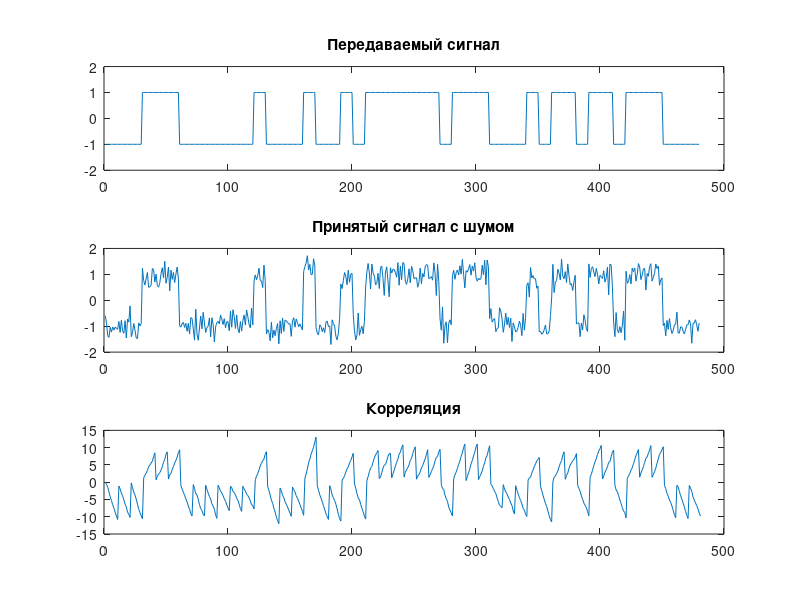
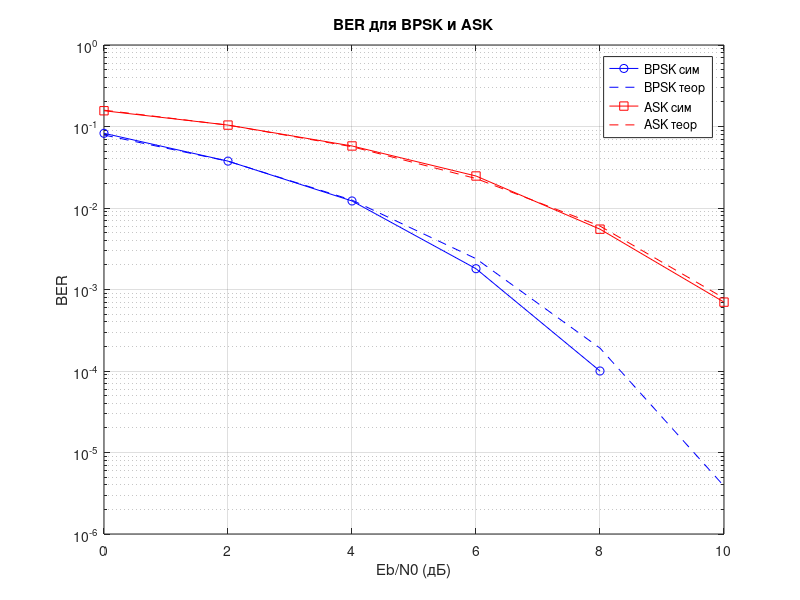
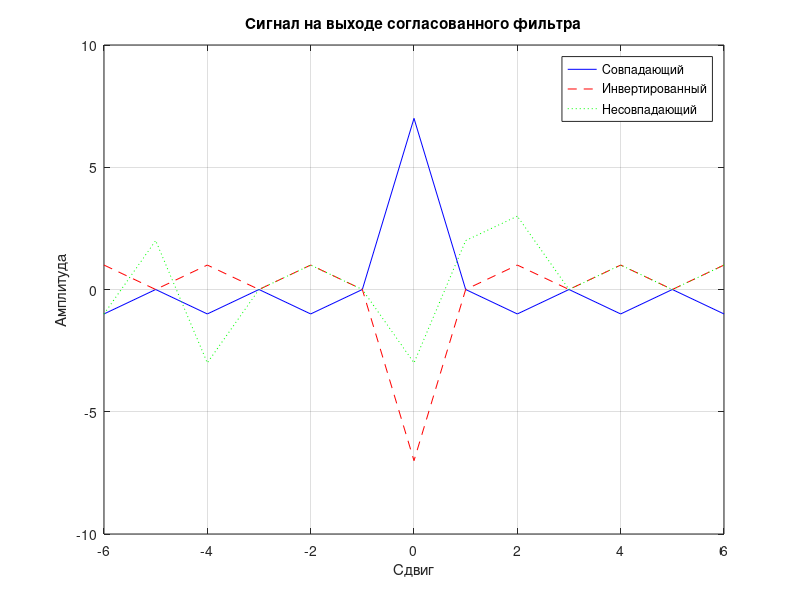
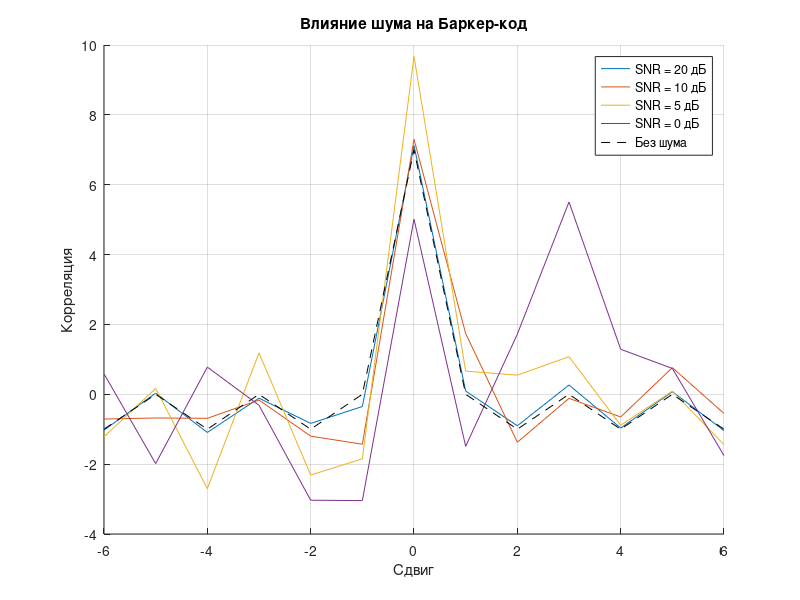

The MATLAB source for these figures, in order:
%% --- ЧАСТЬ 1: BPSK-передача, шум, корреляция и демодуляция ---
numBits = 48;         % Количество битов для передачи
fc = 1000;            % Частота несущей (Гц)
fs = 10000;           % Частота дискретизации (Гц)
T = 1/fs;             % Период дискретизации
Tsym = 1/1000;        % Длительность символа (сек)
sps = Tsym/T;         % Отсчетов на символ
t = 0:T:(numBits/2*Tsym-T); % Временная шкала
SNR = 10;             % Соотношение сигнал/шум

% Генерация случайных данных
data = randi([0 1], 1, numBits);
signal_levels = data .* 2 - 1;

% Формирование сигнала
signal = [];
for i = 1:numBits
    signal = [signal, repelem(signal_levels(i), sps)];
end

% Добавление шума
signal_noisy = awgn(signal, SNR);

% Графики
figure("Position", [100, 100, 1000, 600]);
subplot(3,1,1);
plot(signal);
ylim([-2, 2]);
title('Передаваемый сигнал');
subplot(3,1,2);
plot(signal_noisy);
ylim([-2, 2]);
title('Принятый сигнал с шумом');

% Подсчет корреляции
corr = zeros(1, numBits);
corr_elem = 0;
for i = 1:length(signal_noisy)
    corr_elem = corr_elem + signal_noisy(i) * 1;
    corr = [corr, corr_elem];
    if mod(i, sps) == 0
        corr_elem = 0;
    end
end
corr = corr((length(corr) - length(signal_noisy)):end);

subplot(3,1,3);
plot(corr);
title('Корреляция');
saveas(gcf, 'images/lab6_1.png');

% Демодуляция 
demod = zeros(1, numBits);
for i = 1:numBits
    if corr(i * sps) > 0
        demod(i) = 1;
    else
        demod(i) = 0;
    end
end

% Проверка результата демодуляции
if (demod == data)
    fprintf('Демодуляция прошла успешно\n');
else
    fprintf('Демодуляция провалена\n');
end

%% --- ЧАСТЬ 2: BER сравнение BPSK и ASK ---
fprintf('\n--- Расчёт BER для BPSK и ASK при разных SNR ---\n');
N = 10000;
EbN0_dB = 0:2:10;
data_ber = randi([0 1], 1, N);
bpsk = 2 * data_ber - 1;
ask = data_ber;

ber_bpsk_sim = zeros(size(EbN0_dB));
ber_ask_sim = zeros(size(EbN0_dB));
ber_bpsk_theo = zeros(size(EbN0_dB));
ber_ask_theo = zeros(size(EbN0_dB));

for i = 1:length(EbN0_dB)
    EbN0 = 10^(EbN0_dB(i)/10);
    
    % BPSK
    sigma_bpsk = sqrt(1 / (2 * EbN0));
    noise_bpsk = sigma_bpsk * randn(1, N);
    received_bpsk = bpsk + noise_bpsk;
    decoded_bpsk = received_bpsk > 0;
    ber_bpsk_sim(i) = sum(decoded_bpsk ~= data_ber) / N;
    ber_bpsk_theo(i) = qfunc(sqrt(2 * EbN0));
    
    % ASK
    sigma_ask = sqrt(0.5 / (2 * EbN0));
    noise_ask = sigma_ask * randn(1, N);
    received_ask = ask + noise_ask;
    decoded_ask = received_ask > 0.5;
    ber_ask_sim(i) = sum(decoded_ask ~= data_ber) / N;
    ber_ask_theo(i) = qfunc(sqrt(EbN0));
end

% График BER
figure;
semilogy(EbN0_dB, ber_bpsk_sim, 'bo-', EbN0_dB, ber_bpsk_theo, 'b--', ...
         EbN0_dB, ber_ask_sim, 'rs-', EbN0_dB, ber_ask_theo, 'r--');
grid on; legend('BPSK сим', 'BPSK теор', 'ASK сим', 'ASK теор');
xlabel('Eb/N0 (дБ)'); ylabel('BER'); title('BER для BPSK и ASK');
saveas(gcf, 'images/lab6_2.png');

%% --- ЧАСТЬ 3: Согласованный фильтр и Баркер-коды ---
fprintf('\n--- Согласованный фильтр и Баркер-коды ---\n');
barker = [+1 +1 +1 -1 -1 +1 -1];
N_b = length(barker);
h = fliplr(barker);  % ИХ согласованного фильтра

% Корреляция с разными сигналами
s_matched = barker;
s_inverted = -barker;
s_mismatched = sign(randn(1, N_b));

corr_matched = xcorr(s_matched, barker);
corr_inverted = xcorr(s_inverted, barker);
corr_mismatched = xcorr(s_mismatched, barker);
lags = -N_b+1:N_b-1;

figure;
plot(lags, corr_matched, 'b-', lags, corr_inverted, 'r--', lags, corr_mismatched, 'g:');
legend('Совпадающий', 'Инвертированный', 'Несовпадающий');
title('Сигнал на выходе согласованного фильтра');
xlabel('Сдвиг'); ylabel('Амплитуда'); grid on;
saveas(gcf, 'images/lab6_3.png');

% Шумовое искажение
SNR_list = [20, 10, 5, 0];
signal_clean = barker;
signal_power = mean(signal_clean.^2);
figure;
hold on;
for SNR = SNR_list
    snr_lin = 10^(SNR/10);
    noise_power = signal_power / snr_lin;
    noise = sqrt(noise_power) * randn(1, N_b);
    noisy_signal = signal_clean + noise;
    y_corr = xcorr(noisy_signal, barker);
    plot(lags, y_corr, 'DisplayName', sprintf('SNR = %d дБ', SNR));
end
plot(lags, corr_matched, 'k--', 'DisplayName', 'Без шума');
legend; title('Влияние шума на Баркер-код'); xlabel('Сдвиг'); ylabel('Корреляция'); grid on;
saveas(gcf, 'images/lab6_4.png');